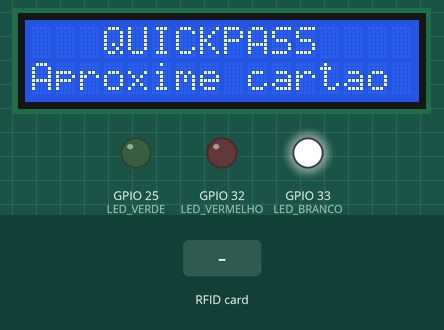
Simulated run of this sketch. Board: ESP32. Parts: 16×2 character LCD, output pins drawn as LEDs (lit = HIGH). Inputs (shaded band) come from the test bench. WiFi joins after 1.5 s; servers stay silent unless stated; uploads are accepted with an empty reply; what the sketch prints to the serial monitor is not drawn.

Above: at 2.8 s.
2.9 s: RFID card 5E 7A 19 C4 held to the reader
At 3.06 s:
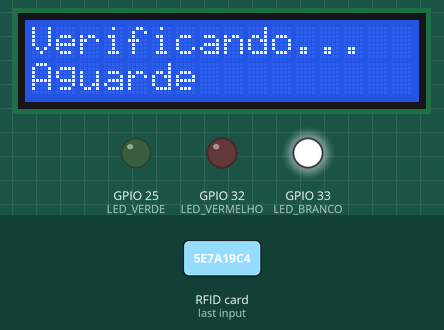
At 3.9 s:
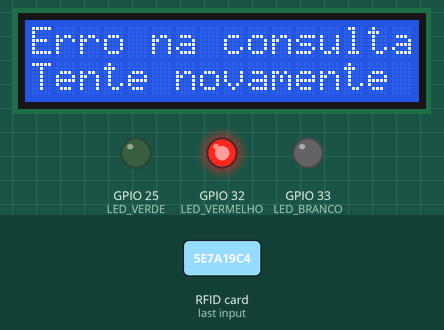
Timing chart, 0 to 7.7 s (numbered marks = the images above; inputs shaded):
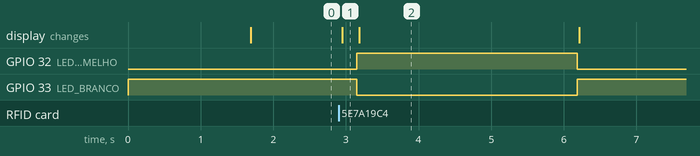

Measured:
- after the input at 2.9 s, GPIO 32 (LED_VERMELHO): LOW → HIGH after 0.25 s, → LOW 3.0 s later; GPIO 33 (LED_BRANCO): HIGH → LOW after 0.25 s, → HIGH 3.0 s later; the display: changes after 0.05 s (image 1)

The sketch:

prot_f_API_CadBlock.ino
```cpp
#include <SPI.h>
#include <MFRC522.h>
#include <Wire.h>
#include <WiFi.h>
#include <WiFiClientSecure.h>
#include <HTTPClient.h>
#include <LiquidCrystal_I2C.h>
#include <ArduinoJson.h>

// ==========================
// WIFI E API
// ==========================

const char* ssid = "NOME_DO_WIFI";
const char* password = "SENHA_DO_WIFI";

const char* apiURL =
  "https://tcc-82gl.onrender.com/cartao/verificar";

// ==========================
// RC522
// ==========================

#define SS_PIN 5
#define RST_PIN 4

MFRC522 rfid(SS_PIN, RST_PIN);

// ==========================
// LCD I2C
// ==========================

LiquidCrystal_I2C lcd(0x27, 16, 2);

// ==========================
// LEDS
// ==========================

#define LED_VERMELHO 32
#define LED_BRANCO 33
#define LED_VERDE 25

// ==========================
// ESTADOS DOS LEDS
// ==========================

void ledAguardando() {
  digitalWrite(LED_VERMELHO, LOW);
  digitalWrite(LED_BRANCO, HIGH);
  digitalWrite(LED_VERDE, LOW);
}

void ledValido() {
  digitalWrite(LED_VERMELHO, LOW);
  digitalWrite(LED_BRANCO, LOW);
  digitalWrite(LED_VERDE, HIGH);
}

void ledInvalido() {
  digitalWrite(LED_VERMELHO, HIGH);
  digitalWrite(LED_BRANCO, LOW);
  digitalWrite(LED_VERDE, LOW);
}

// ==========================
// TELA INICIAL
// ==========================

void telaInicial() {
  lcd.clear();
  lcd.setCursor(0, 0);
  lcd.print("   QUICKPASS");
  lcd.setCursor(0, 1);
  lcd.print("Aproxime cartao");
}

// ==========================
// CONSULTA A API
// Retorno:
//  1 = liberado
//  0 = nao cadastrado
//  2 = bloqueado
// -1 = erro
// ==========================

int verificarCartaoNaAPI(String uid) {

  if (WiFi.status() != WL_CONNECTED) {
    Serial.println("Wi-Fi desconectado.");
    return -1;
  }

  WiFiClientSecure cliente;

  // Apenas para prototipo.
  // Em producao, valide o certificado HTTPS.
  cliente.setInsecure();

  HTTPClient https;

  if (!https.begin(cliente, apiURL)) {
    Serial.println("Falha ao iniciar HTTPS.");
    return -1;
  }

  https.setTimeout(15000);
  https.addHeader("Content-Type", "application/json");

  // Monta o JSON enviado para a API
  JsonDocument envio;
  envio["uid_cartao"] = uid;

  String corpo;
  serializeJson(envio, corpo);

  Serial.println("Consultando API QUICKPASS...");
  Serial.println("UID enviado: " + uid);

  int codigoHTTP = https.POST(corpo);
  String resposta = "";

  if (codigoHTTP > 0) {
    resposta = https.getString();

    Serial.printf("HTTP: %d\n", codigoHTTP);
    Serial.println("Resposta da API:");
    Serial.println(resposta);
  } else {
    Serial.println(https.errorToString(codigoHTTP));
  }

  https.end();

  // Somente HTTP 200 e JSON valido podem autorizar
  if (codigoHTTP != 200) {
    Serial.println("Erro na resposta HTTP.");
    return -1;
  }

  JsonDocument doc;

  DeserializationError erro =
    deserializeJson(doc, resposta);

  if (erro) {
    Serial.println("JSON invalido.");
    return -1;
  }

  // Confere se o campo cadastrado existe e e booleano
  if (!doc["cadastrado"].is<bool>()) {
    Serial.println("Campo cadastrado ausente ou invalido.");
    return -1;
  }

  bool cadastrado = doc["cadastrado"].as<bool>();

  if (!cadastrado) {
    return 0;
  }

  // Para cartao cadastrado, os dois campos sao obrigatorios
  if (!doc["cartao_bloqueado"].is<bool>() ||
      !doc["autorizado"].is<bool>()) {
    Serial.println("Dados de autorizacao invalidos.");
    return -1;
  }

  bool bloqueado =
    doc["cartao_bloqueado"].as<bool>();

  bool autorizado =
    doc["autorizado"].as<bool>();

  if (bloqueado) {
    return 2;
  }

  if (autorizado && !bloqueado) {
    return 1;
  }

  // Qualquer resposta inconsistente nega o acesso
  return -1;
}

// ==========================
// CONFIGURACAO INICIAL
// ==========================

void setup() {

  Serial.begin(115200);

  // Configura os LEDs
  pinMode(LED_VERMELHO, OUTPUT);
  pinMode(LED_BRANCO, OUTPUT);
  pinMode(LED_VERDE, OUTPUT);

  ledAguardando();

  // Inicializa o LCD
  Wire.begin(21, 22);
  lcd.begin();
  lcd.backlight();

  lcd.clear();
  lcd.setCursor(0, 0);
  lcd.print("   QUICKPASS");
  lcd.setCursor(0, 1);
  lcd.print("Conectando WiFi");

  // Conecta ao Wi-Fi
  WiFi.mode(WIFI_STA);
  WiFi.begin(ssid, password);

  Serial.print("Conectando ao Wi-Fi");

  unsigned long inicio = millis();

  while (WiFi.status() != WL_CONNECTED &&
         millis() - inicio < 15000) {
    delay(500);
    Serial.print(".");
  }

  Serial.println();

  if (WiFi.status() == WL_CONNECTED) {
    Serial.println("Wi-Fi conectado!");
    Serial.print("IP: ");
    Serial.println(WiFi.localIP());

    lcd.clear();
    lcd.setCursor(0, 0);
    lcd.print("WiFi conectado");
  } else {
    Serial.println("Falha ao conectar Wi-Fi.");

    lcd.clear();
    lcd.setCursor(0, 0);
    lcd.print("Falha no WiFi");
    lcd.setCursor(0, 1);
    lcd.print("Verifique rede");

    ledInvalido();
    delay(2000);
  }

  // Inicializa o RC522
  SPI.begin();
  rfid.PCD_Init();

  Serial.println("RC522 inicializado.");

  telaInicial();
  ledAguardando();
}

// ==========================
// LOOP PRINCIPAL
// ==========================

void loop() {

  // Aguarda um cartao
  if (!rfid.PICC_IsNewCardPresent()) {
    return;
  }

  if (!rfid.PICC_ReadCardSerial()) {
    return;
  }

  // ==========================
  // LEITURA DO UID
  // ==========================

  String uid = "";

  for (byte i = 0; i < rfid.uid.size; i++) {

    if (rfid.uid.uidByte[i] < 0x10) {
      uid += "0";
    }

    String parte =
      String(rfid.uid.uidByte[i], HEX);

    parte.toUpperCase();
    uid += parte;
  }

  Serial.println();
  Serial.println("Cartao detectado!");
  Serial.println("UID: " + uid);

  // Encerra a comunicacao com o cartao
  rfid.PICC_HaltA();
  rfid.PCD_StopCrypto1();

  // ==========================
  // CONSULTA
  // ==========================

  ledAguardando();

  lcd.clear();
  lcd.setCursor(0, 0);
  lcd.print("Verificando...");
  lcd.setCursor(0, 1);
  lcd.print("Aguarde");

  int resultado = verificarCartaoNaAPI(uid);

  // ==========================
  // CARTAO LIBERADO
  // ==========================

  if (resultado == 1) {

    Serial.println("CARTAO LIBERADO");

    ledValido();

    lcd.clear();
    lcd.setCursor(0, 0);
    lcd.print("CARTAO CADASTR.");
    lcd.setCursor(0, 1);
    lcd.print("Acesso liberado");
  }

  // ==========================
  // CARTAO NAO CADASTRADO
  // ==========================

  else if (resultado == 0) {

    Serial.println("CARTAO NAO CADASTRADO");

    ledInvalido();

    lcd.clear();
    lcd.setCursor(0, 0);
    lcd.print("CARTAO INVALIDO");
    lcd.setCursor(0, 1);
    lcd.print("Acesso negado");
  }

  // ==========================
  // CARTAO BLOQUEADO
  // ==========================

  else if (resultado == 2) {

    Serial.println("CARTAO BLOQUEADO");

    ledInvalido();

    lcd.clear();
    lcd.setCursor(0, 0);
    lcd.print("CARTAO BLOQUEADO");
    lcd.setCursor(0, 1);
    lcd.print("Acesso negado");
  }

  // ==========================
  // ERRO NA API OU CONEXAO
  // ==========================

  else {

    Serial.println("ERRO NA CONSULTA API");

    ledInvalido();

    lcd.clear();
    lcd.setCursor(0, 0);
    lcd.print("Erro na consulta");
    lcd.setCursor(0, 1);
    lcd.print("Tente novamente");
  }

  // Mantem o resultado visivel por 3 segundos
  delay(3000);

  // Volta ao estado de espera
  ledAguardando();
  telaInicial();
}
```
